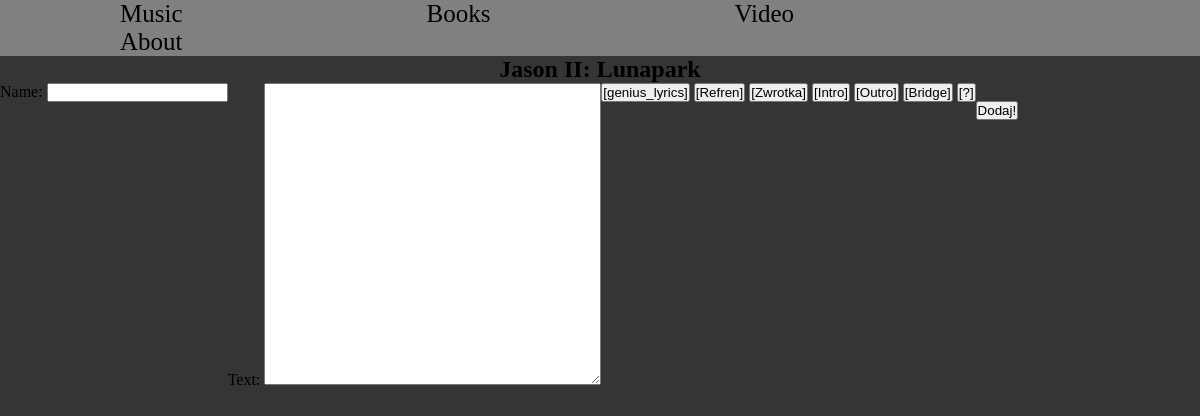
Before: /music/Jason II: Lunapark/ with the older database file.
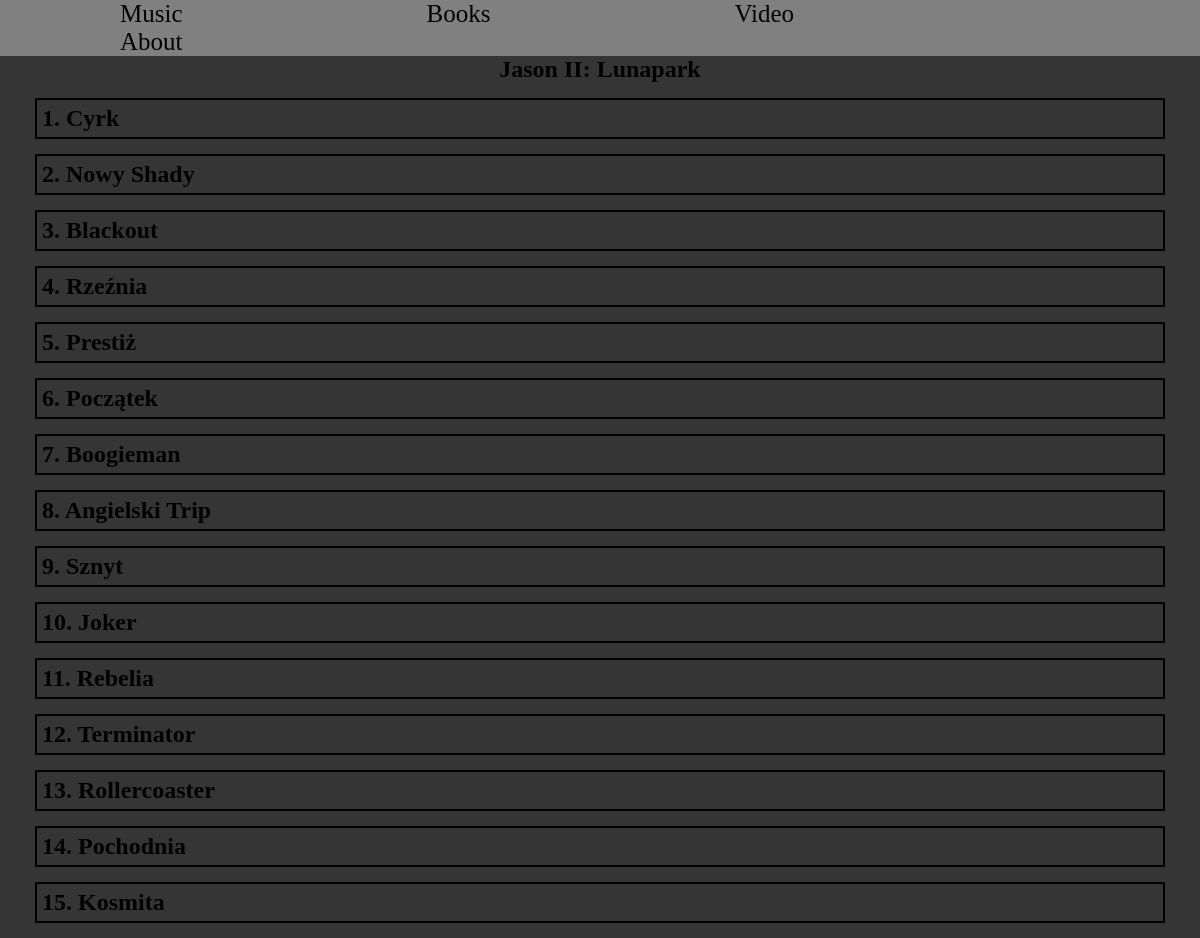
After: the same page with the newer database file.
### music/models.py (models this page shows, shortened)
class Song(models.Model):
    album = models.ForeignKey(Album, on_delete=models.CASCADE)
    name = models.CharField(max_length=150)
    track_number = models.IntegerField()
    text = models.TextField()

### music/views.py (the view)
# urls.py: path('<str:name>/', about),
def about(request, name):
    album = Album.objects.get(name=name)
    songs = album.song_set.all()
    track_num = len(songs)+1
    if request.method == "POST":
        form = AddSongForm(request.POST)
        if form.is_valid():
            n = form.cleaned_data['name']
            if (request.POST['text'].find('[genius_lyrics]') == -1):
                text = form.cleaned_data['text']
            else:
                text = get_lyrics(n, album.artist)
            song = Song(album=album, name=n, track_number=track_num, text=text)
            song.save()
            return HttpResponseRedirect("")
    else:
        form = AddSongForm()
    return render(request, 'about.html', {'album': album, 'songs': songs, 'count_song': len(songs), 'song_form': form})

### music/forms.py
class AddSongForm(forms.Form):
    name = forms.CharField(max_length=150)
    text = forms.CharField(widget=forms.Textarea(attrs={'rows': 20}))

### templates/music/about.html (shortened to what this page needs)
{% extends 'base.html' %}
{% load static %}
{% block static %}
    <link rel="stylesheet" href="{% static 'css/album.css' %}">
{% endblock %}
{% block content %}
  <h1>{{ album.name }}</h1>
  {% if count_song == album.songs %}
    {% for song in songs %}
      <a href="{% url 'song_details' album.name song.track_number %}">
        <div class="song"><h2>{{song.track_number}}. {{song.name}}</h2>
        </div>
      </a>
    {% endfor %}
  {% else %}
    <form action="" method="post">
        {{ song_form.as_p }}
        <p>
            <button type="button" onclick="add_to_lyrics('[genius_lyrics]')">[genius_lyrics]</button>
            <button type="button" onclick="add_to_lyrics('[Refren]')">[Refren]</button>
            <button type="button" onclick="add_to_lyrics('[Zwrotka]')">[Zwrotka]</button>
            <button type="button" onclick="add_to_lyrics('[Intro]')">[Intro]</button>
            <button type="button" onclick="add_to_lyrics('[Outro]')">[Outro]</button>
            <button type="button" onclick="add_to_lyrics('[Bridge]')">[Bridge]</button>
            <button type="button" onclick="add_to_lyrics('[?]')">[?]</button>
        </p>
        <br>
        <button type="submit">Dodaj!</button>
    </form>
  {% endif %}
{% endblock %}

Changed rows visible on the page:
added Song: track_number "1", name "Cyrk"
added Song: track_number "2", name "Nowy Shady"
added Song: track_number "3", name "Blackout"
added Song: track_number "4", name "Rzeźnia"
added Song: track_number "5", name "Prestiż"
added Song: track_number "6", name "Początek"
added Song: track_number "7", name "Boogieman"
added Song: track_number "8", name "Angielski Trip"
added Song: track_number "9", name "Sznyt"
added Song: track_number "10", name "Joker"
added Song: track_number "11", name "Rebelia"
added Song: track_number "12", name "Terminator"
added Song: track_number "13", name "Rollercoaster"
added Song: track_number "14", name "Pochodnia"
added Song: track_number "15", name "Kosmita"
Other visible differences:
text no longer shown: "Name: Text: [genius_lyrics] [Refren] [Zwrotka] [Intro] [Outro] [Bridge] [?] Dodaj!"
